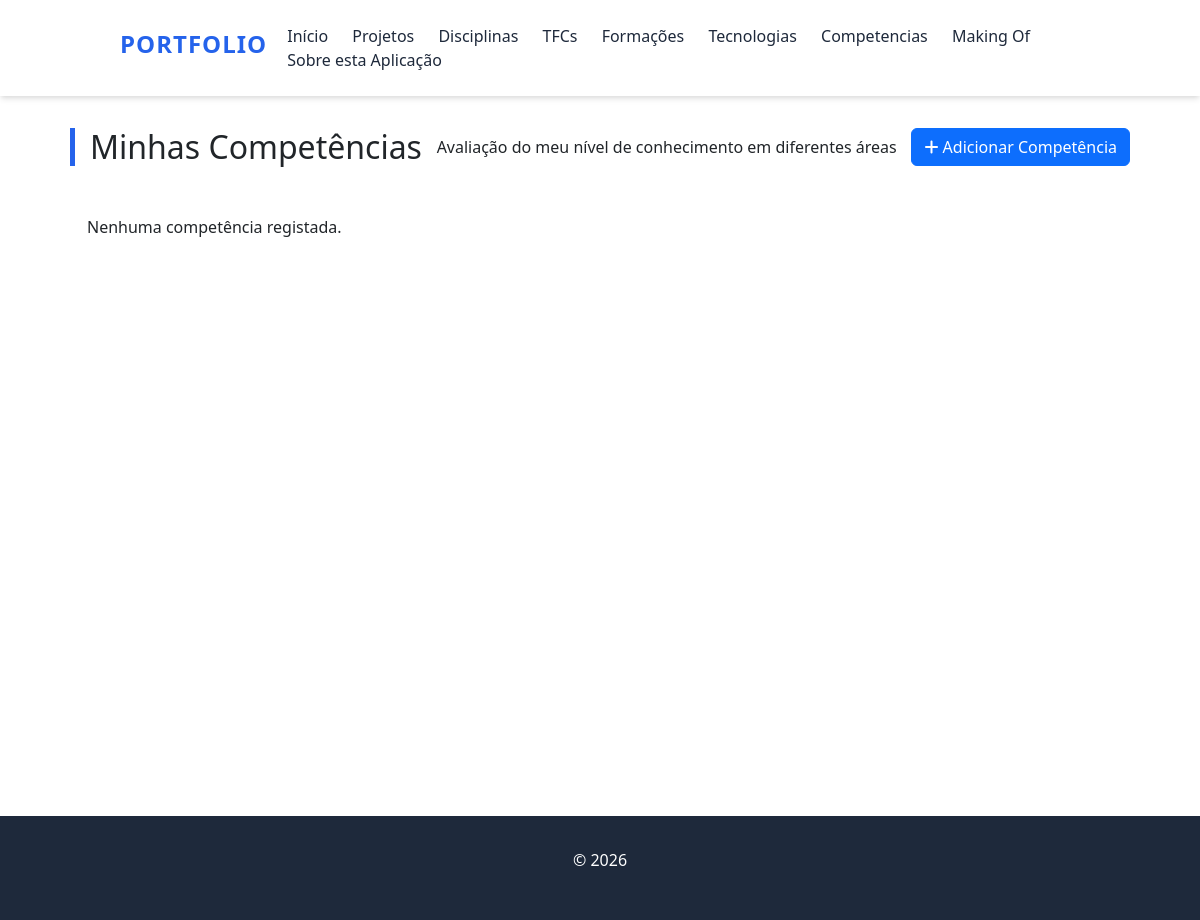
Before: /competencias/ with the older database file.
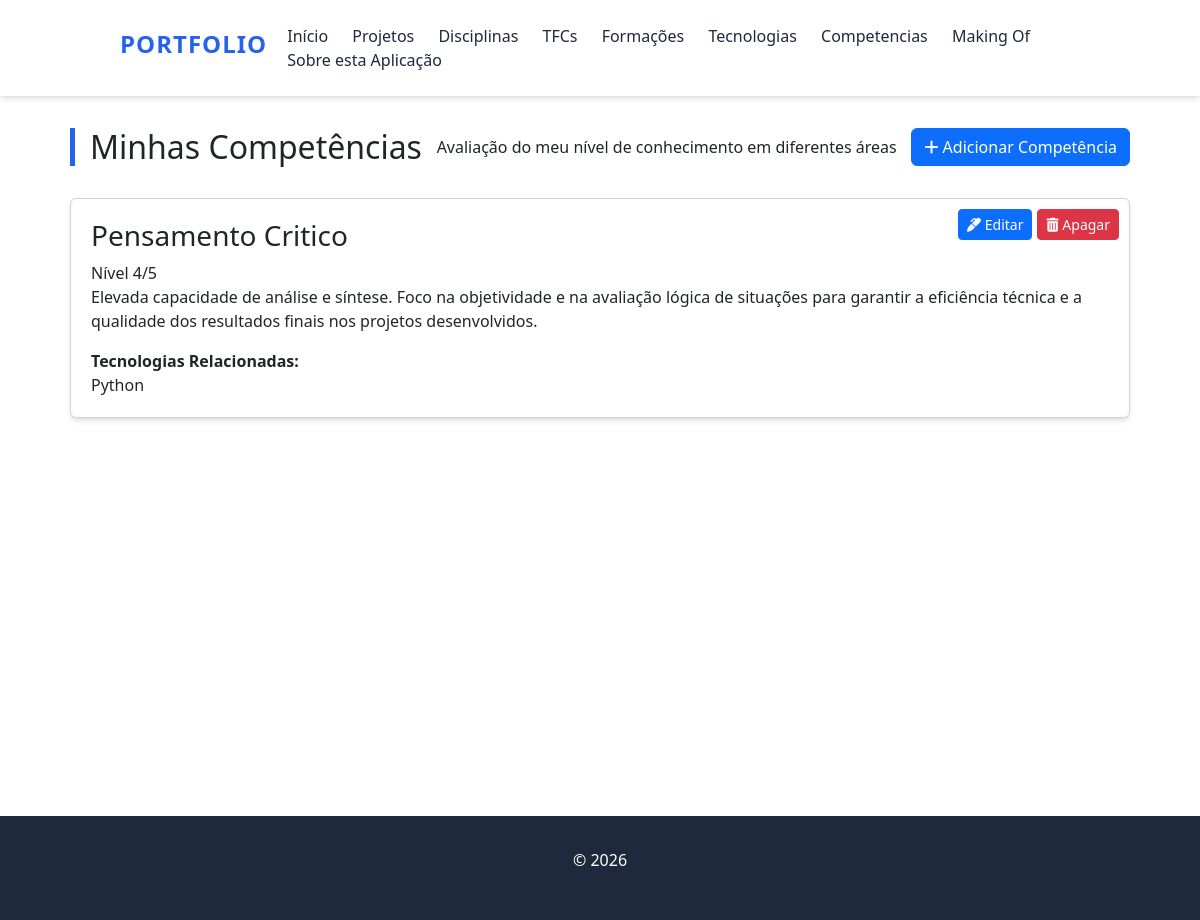
After: the same page with the newer database file.
### portfolio/models.py (models this page shows, shortened)
class Competencia(models.Model):
    nome = models.CharField(max_length=100)
    descricao = models.TextField()
    nivel = models.IntegerField(help_text="Nível de 1 a 5")
    tecnologias = models.ManyToManyField(Tecnologia, related_name='competencias')

class Tecnologia(models.Model):
    nome = models.CharField(max_length=100)
    logo = models.ImageField(upload_to='tecnologias/', blank=True)
    website = models.URLField(blank=True)
    classificacao = models.CharField(max_length=100)
    descricao = models.TextField()

### portfolio/views.py (the view)
# urls.py: path('competencias/', views.competencias_list_view, name='competencias'),
def competencias_list_view(request):
    context = {'competencias': Competencia.objects.all()}
    return render(request, 'portfolio/competencias.html', context)

### portfolio/templates/portfolio/competencias.html (shortened to what this page needs)
{% extends 'portfolio/base.html' %}
{% block content %}
<section class="page-header" style="display: flex; justify-content: space-between; align-items: center; margin-bottom: 2rem;">
    <h2 style="margin: 0;">Minhas Competências</h2>
    <p style="margin: 0;">Avaliação do meu nível de conhecimento em diferentes áreas</p>
    <a href="{% url 'portfolio:addCompetencias' %}" class="btn btn-primary">
        <i class="fa-solid fa-plus"></i> Adicionar Competência
    </a>
</section>
<div class="competencias-grid">
    {% for competencia in competencias %}
    <article class="card competencia-card">
        <div class="competencia-header">
            <h3>{{ competencia.nome }}</h3>
            <div class="nivel-badge">Nível {{ competencia.nivel }}/5</div>
        </div>
        <p class="competencia-desc">{{ competencia.descricao }}</p>
        <div class="competencia-techs">
            <strong>Tecnologias Relacionadas:</strong>
            <div class="tech-tags-small">
                {% for tech in competencia.tecnologias.all %}
                    <span class="tech-tag-mini">
                        {{ tech.nome }}
                    </span>
                {% empty %}
                    <small class="text-muted">Geral</small>
                {% endfor %}
            </div>
        </div>
        <div class="projeto-edit-actions" style="position: absolute; top: 10px; right: 10px; z-index: 10; display: flex; gap: 5px;">
            <a href="{% url 'portfolio:editarCompetencias' competencia.id %}" class="btn btn-sm btn-primary">
                <i class="fa-solid fa-marker"></i> Editar
            </a>
            <a href="{% url 'portfolio:apagarCompetencias' competencia.id %}" class="btn btn-sm btn-danger">
                <i class="fa-solid fa-trash-can"></i> Apagar
            </a>
        </div>
    </article>
    {% empty %}
    <p class="alert">Nenhuma competência registada.</p>
    {% endfor %}
</div>
{% endblock %}

Changed rows visible on the page:
added Competencia: nome "Pensamento Critico", nivel "4", descricao "Elevada capacidade de análise e síntese. Foco na objetividade e na avaliação lógica de situações para garantir a eficiência técnica e a qualidade dos resultados finais nos projetos desenvolvidos."
now on this page (row unchanged): Tecnologia: nome "Python"
Other visible differences:
text no longer shown: "Nenhuma competência registada."
